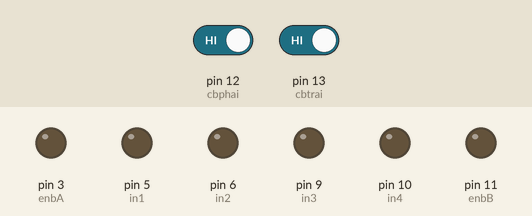
The sketch below on a simulated Arduino Uno, built with avr-gcc and run on an emulated ATmega328P. On the bench: output pins drawn as LEDs (lit = HIGH). The inputs (shaded band) are chosen by the test bench; at power-on: pin 12 (cbphai) HIGH, pin 13 (cbtrai) HIGH.

Above: at 1.2 s.
1.3 s: pin 12 (cbphai) driven LOW
At 2.4 s:
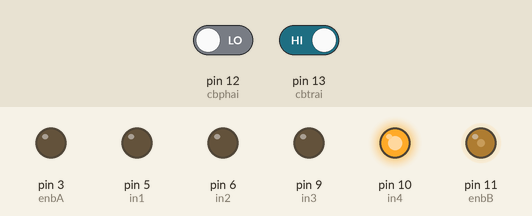
2.8 s: pin 13 (cbtrai) driven LOW
At 3.5 s:
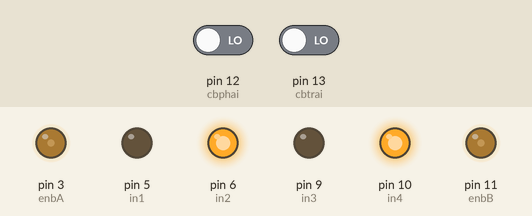
4.3 s: pin 12 (cbphai) driven HIGH
At 4.6 s:
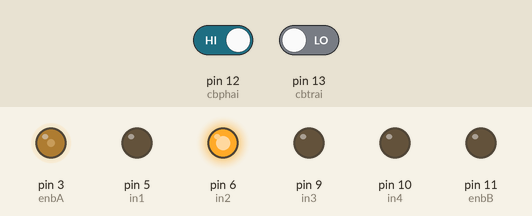
Timing chart, 0 to 7.3 s (numbered marks = the images above; inputs shaded):
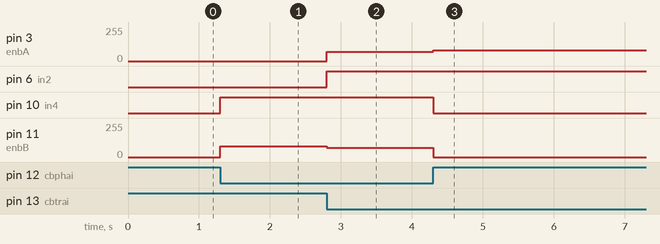

Measured:
- after the input at 1.3 s, pin 10 (in4): LOW → HIGH at once; pin 11 (enbB): 0/255 → 80/255 at once
- after the input at 2.8 s, pin 3 (enbA): 0/255 → 70/255 at once; pin 6 (in2): LOW → HIGH at once; pin 11 (enbB): 80/255 → 70/255 at once
- after the input at 4.3 s, pin 3 (enbA): 70/255 → 80/255 at once; pin 10 (in4): HIGH → LOW at once; pin 11 (enbB): 70/255 → 0/255 at once

The sketch:

Line_Follower_Car_v1.ino
```cpp
int cbtrai=13;
int cbphai=12;

int enbA=3;
int in1 = 5;
int in2 = 6;
int in3 = 9;
int in4 = 10;
int enbB=11;

int maxspeed=30;

  int gtcbtrai;
  int gtcbphai;


void dithang(int duongdi);
void disangtrai();
void disangphai();
void dilui();
void resetdongco();
void quaycbsangphai();
void quaycbsangtrai();
void setup() {
  // put your setup code here, to run once:
 // myservo.attach(dongcoservo);

 // pinMode(cbsau,INPUT);
  pinMode(cbtrai,INPUT);
  pinMode(cbphai,INPUT);
  pinMode(in1, OUTPUT);
  pinMode(in2, OUTPUT);
  pinMode(in3, OUTPUT);
  pinMode(in4, OUTPUT);
  pinMode(enbA, OUTPUT);
  pinMode(enbB, OUTPUT);
  digitalWrite(in1, LOW);
  digitalWrite(in2, LOW);
  digitalWrite(in3, LOW);
  digitalWrite(in4, LOW);
  digitalWrite(enbA, LOW);
  digitalWrite(enbB, LOW);

  Serial.begin(9600);


}

void loop()
{
  gtcbtrai=digitalRead(cbtrai);
  gtcbphai=digitalRead(cbphai);

//====================================
  if(gtcbtrai==0 && gtcbphai==0)
  {
    dithang();
  }
  else if(gtcbtrai!=0 && gtcbphai==0)
  {
    disangtrai();
  }
  else if(gtcbtrai==0 && gtcbphai!=0)
  {
    disangphai();
  }
  else {dunglai();}


}

void dithang()
{
  analogWrite(enbA, 70);
  analogWrite(enbB, 70);
  digitalWrite(in1, 0);
  digitalWrite(in2, 1);
  digitalWrite(in3, 0);
  digitalWrite(in4, 1);


}
void dunglai(){
  analogWrite(enbA, 0);
  analogWrite(enbB, 0);
  digitalWrite(in1, 0);
  digitalWrite(in2, 0);
  digitalWrite(in3, 0);
  digitalWrite(in4, 0);
  }

void disangphai()
{
  analogWrite(enbA, 80);
  analogWrite(enbB, 0);
  digitalWrite(in1, 0);
  digitalWrite(in2, 1);
  digitalWrite(in3, 0);
  digitalWrite(in4, 0);


}
void disangtrai()
{
  analogWrite(enbA, 0);
  analogWrite(enbB, 80);
  digitalWrite(in1, 0);
  digitalWrite(in2, 0);
  digitalWrite(in3, 0);
  digitalWrite(in4, 1);

}

void dilui()
{
  analogWrite(enbA, 80);
  analogWrite(enbB, 80);
  digitalWrite(in1, 1);
  digitalWrite(in2, 0);
  digitalWrite(in3, 1);
  digitalWrite(in4, 0);

}

void xoay()
{
  analogWrite(enbA, 80);
  analogWrite(enbB, 80);
  digitalWrite(in1, 0);
  digitalWrite(in2, 1);
  digitalWrite(in3, 1);
  digitalWrite(in4, 0);
}
```
